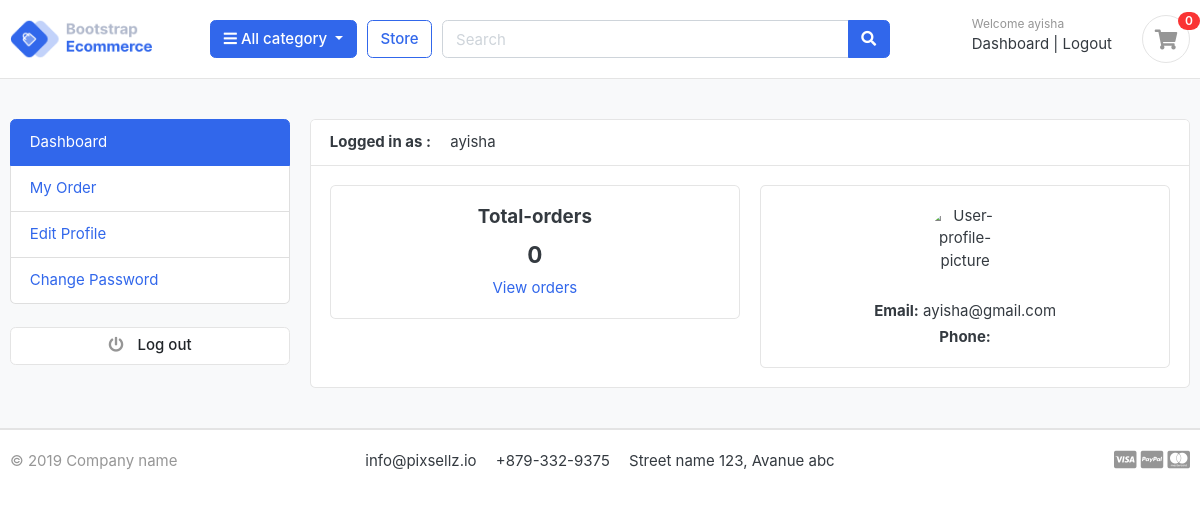
Screenshot of /accounts/dashboard/ (signed in) with the database file from the repository.
### accounts/models.py (models this page shows, shortened)
class Account(AbstractBaseUser):
    first_name = models.CharField(max_length=50)
    last_name = models.CharField(max_length=50)
    username = models.CharField(max_length=50, unique=True)
    email = models.EmailField(max_length=100, unique=True)
    phone_number = models.CharField(max_length=50)
    date_joined = models.DateTimeField(auto_now_add=True)
    last_login = models.DateTimeField(auto_now=True)
    is_admin = models.BooleanField(default=False)
    is_staff = models.BooleanField(default=False)
    is_active = models.BooleanField(default=False)
    is_superadmin = models.BooleanField(default=False)
    USERNAME_FIELD = 'email'
    REQUIRED_FIELDS = ['username', 'first_name', 'last_name']
    objects = MyAccountManager()

### accounts/views.py (the view)
# urls.py: path('',views.dashboard,name='dashboard'),
@login_required(login_url= 'login')
def dashboard(request):
    orders = Order.objects.order_by('-created_at').filter(user_id=request.user.id, is_ordered=True)
    order_count = orders.count()
    context = {
        'user': request.user,
        'order_count': order_count,
    }
    return render(request, 'dashboard.html', context)

### cart/context_processors.py (called while the page is built)
def counter(request):
    cart_count = 0
    if 'admin' in request.path:
        return[]
    else:
        try:
            cart = Cart.objects.filter(cart_id=__cart_id(request))
            if request.user.is_authenticated:
                cart_item = CartItem.objects.all().filter(user=request.user)
            else:
                cart_item = CartItem.objects.all().filter(cart=cart[:1])
            for cart_quantity in cart_item:
                cart_count += cart_quantity.quantity
        except Cart.DoesNotExist:
            cart_count = 0
    return dict(cart_count=cart_count)

### cart/views.py (called while the page is built)
def __cart_id(request):
    cart = request.session.session_key
    if not cart:
        cart = request.session.create()  # Create a session if it doesn't exist
    return cart

### category/context_processors.py (called while the page is built)
def menu_links(request):
    links = Category.objects.all()
    return dict(links=links)

### category/models.py (called while the page is built)
    def get_url(self):
        return reverse('products_by_category',args=[self.slug])

### templates/dashboard.html (shortened to what this page needs)
{% extends 'base.html'%}
{% load static %}
{% block content %}
<section class="section-conten padding-y bg">
    <div class="container">
        <div class="row">
        {% include 'includes/dashboard_include.html' %}
        <main class="col-md-9">
            <article class="card" >
            <header class="card-header">
                <strong class="d-inline-block mr-3">Logged in as :</strong>
                <span>{{user.username}}</span>
            </header>
            <div class="card-body">
                <div class="row">
                    <div class="col-md-6">
                        <div class="card" style="text-align: center;">
                            <div class="card-body">
                                <h5 class="card-title">Total-orders</h5>
                                <h4>{{order_count}}</h4>
                                <a href="{% url 'myorders' %}">View orders</a>
                            </div>
                        </div>
                    </div>
                    <div class="col-md-6">
                             <div class="card text-center">
                             <div class="card-body d-flex flex-column align-items-center">
                             <img src="{% static 'images/default-profile.png' %}" alt="User-profile-picture" width="80" height="80" style="border-radius: 50%; margin-bottom: 15px;">
                             <p class="mb-1"><strong>Email:</strong> {{ user.email }}</p>
                             <p class="mb-0"><strong>Phone:</strong> {{user.phone_number}}</p>
                             </div>
                             </div>
                            </div>
                </div>
            </div>
            </article>
        </main>
    </div>
    </div>
    </section>
{% endblock %}

### templates/includes/nav.html (shortened to what this page needs)
{% load static %}
<section class="header-main border-bottom">
	<div class="container">
<div class="row align-items-center">
	<div class="col-lg-2 col-md-3 col-6">
		<a href="{% url 'home' %}" class="brand-wrap">
			<img class="logo" src="{% static './images/logo.png' %}">
		</a>
	</div>
	<div class="col-lg col-sm col-md col-6 flex-grow-0">
		<div class="category-wrap dropdown d-inline-block float-right">
			<button type="button" class="btn btn-primary dropdown-toggle" data-toggle="dropdown">
				<i class="fa fa-bars"></i> All category
			</button>
		</div>
	</div>
	<a href="{% url 'store' %}" class="btn btn-outline-primary">Store</a>
	<div class="col-lg  col-md-6 col-sm-12 col">
		<form action="{% url 'search' %}" class="search" method="get">
			<div class="input-group w-100">
			    <input type="text" class="form-control" style="width:60%;" placeholder="Search" name="keyword">
			    <div class="input-group-append">
			      <button class="btn btn-primary" type="submit">
			        <i class="fa fa-search"></i>
			      </button>
			    </div>
		    </div>
		</form>
	</div>
	<div class="col-lg-3 col-sm-6 col-8 order-2 order-lg-3">
				<div class="d-flex justify-content-end mb-3 mb-lg-0">
					{% if user.id is None %}
					<div class="widget-header">
						<small class="title text-muted">Welcome guest!</small>
						<div>
							<a href="{% url 'login' %}">Sign in</a> <span class="dark-transp"> | </span>
							<a href="{% url 'register' %}"> Register</a>
						</div>
					</div>
					{% else %}
					<div class="widget-header">
						<small class="title text-muted">Welcome {{user.first_name}}</small>
						<div>
							<a href="{% url 'dashboard'%}">Dashboard</a> <span class="dark-transp"> | </span>
							<a href="{% url 'logout' %}"> Logout</a>
						</div>
					</div>
					{% endif %}
					<a href="{% url 'cart'%}" class="widget-header pl-3 ml-3">
						<div class="icon icon-sm rounded-circle border"><i class="fa fa-shopping-cart"></i></div>
						<span class="badge badge-pill badge-danger notify">{{ cart_count }}</span>
					</a>
				</div>
			</div>
</div>
	</div>
</section>

### static/css/ui.css (style rules this page uses)
html { font-family: "Inter", sans-serif; font-size: 15px; }
.icon-xs, .icon-sm, .icon-md, .icon-lg { display: inline-block; text-align: center; flex-shrink: 0; flex-grow: 0; }
.icon-sm { width: 48px; height: 48px; line-height: 48px !important; font-size: 20px; }
.padding-y { padding-top: 40px; padding-bottom: 40px; }
article:after, .form-group:after { display: block; clear: both; content: ""; }
.bg { background-color: #f8f9fa; }
p:last-child { margin-bottom: 0; }
.header-main { position: relative; padding-top: 1rem; padding-bottom: 1rem; }
.brand-wrap .logo, .navbar-brand .logo { margin-right: 7px; max-height: 42px; display: inline-block; }
.widget-header { display: inline-block; vertical-align: middle; position: relative; }
.widget-header a { color: #343a40; }
.widget-header i { color: #969696; }
.widget-header .title { display: block; }
.widget-header .notify { position: absolute; top: -3px; right: -10px; }
.notify { position: absolute; top: -4px; right: -10px; display: inline-block; padding: 0.25em 0.6em; font-size: 12px; line-height: 1; text-align: center; border-radius: 3rem; color: #fff; background-color: #fa3434; }

### rows the page displays
Account: first_name "ayisha", username "ayisha", email "ayisha@gmail.com"

### other values shown
{{ cart_count }} "0"
{{ order_count }} "0"
